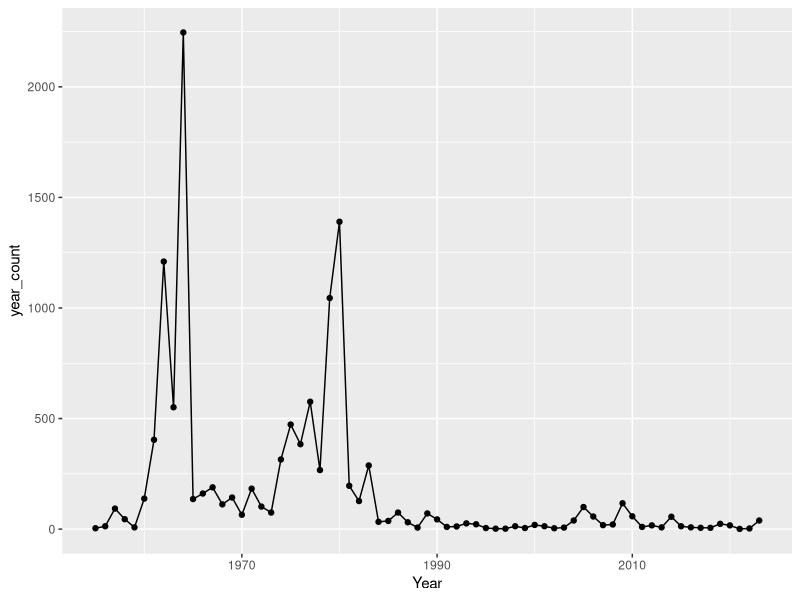

Generate this figure with R:



## read in and clean burbot assessment larva data

# load dependencies ----
library(tidyverse)
# stringr and tidyr are a part of tidyverse so you only need to load tidyverse


raw_data <- read.csv('data/Burbot_Larval Assessment.csv')


# clean and wrangle data for joining to MI PLSS data.  Just count and TRS ----
clean_data <- raw_data %>%
  group_by(REPRESENTATIVE_TRS, Year) %>%
  
  summarize(count = sum(FREQUENCY)) %>%
  separate(REPRESENTATIVE_TRS, 
           into = c("Township", "Range", "Section", "Section Location"), 
           sep = "/") %>%
  mutate(Section = as.numeric(Section)) %>%
  mutate(Section = str_pad(Section, width = 2, pad = "0")) %>%
  na.omit() %>%
  mutate(TWNRNSEC = paste0(Township, Range, Section))



# Export the entire data frame to a CSV file
write.csv(clean_data, "data/clean_data.csv", row.names = FALSE)


# clean and wrangle data for joining to MI PLSS data.  Added in year ----

clean_data_year <- raw_data %>%
  group_by(REPRESENTATIVE_TRS, Year) %>%
  summarize(count = sum(FREQUENCY)) %>%
  separate(REPRESENTATIVE_TRS, 
           into = c("Township", "Range", "Section", "Section Location"), 
           sep = "/") %>%
  mutate(Section = as.numeric(Section)) %>%
  mutate(Section = str_pad(Section, width = 2, pad = "0")) %>%
  na.omit() %>%
  mutate(TWNRNSEC = paste0(Township, Range, Section))



# Export the entire data frame to a CSV file
write.csv(clean_data_year, "data/clean_data.csv", row.names = FALSE)


# wrangle data for time series ----

burbot_year <- raw_data %>%
  group_by(Year) %>%
  summarize(year_count = sum(FREQUENCY))


# ugly chart of count per year ----

ugly_chart <-
  ggplot(data = burbot_year, aes(x = Year, y = year_count)) +
  geom_line() +
  geom_point()

ugly_chart
